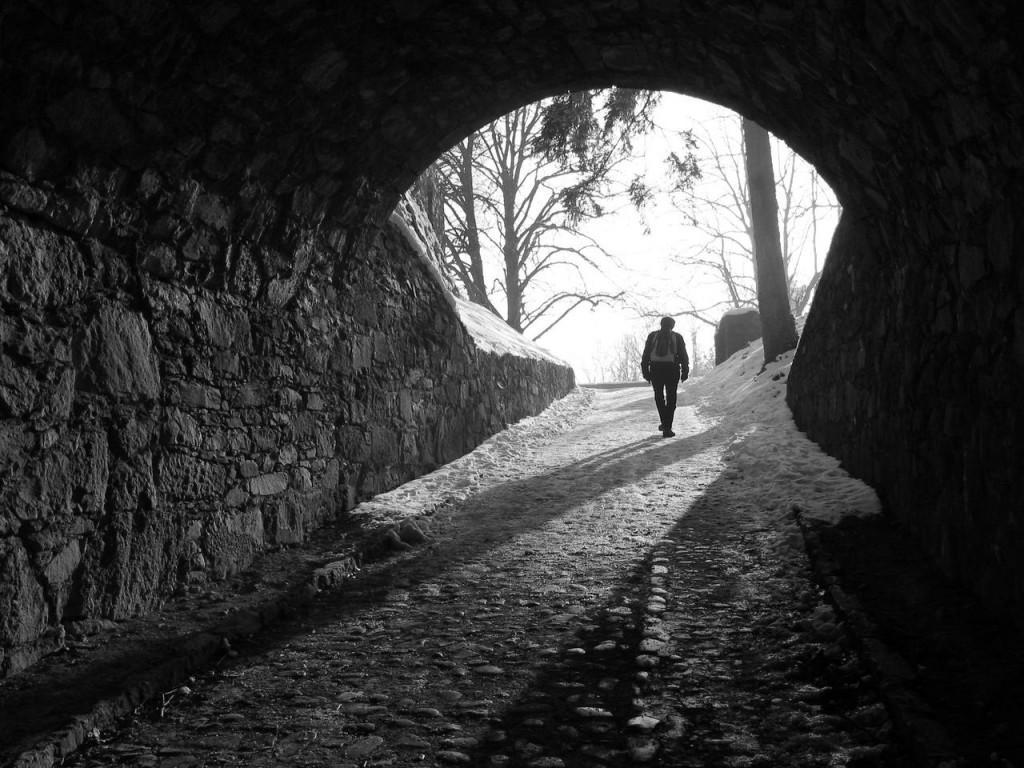
#> input picture in/prova.jpg, 1024 x 768 px
$ jupyter execute HomomorphicFilteringV2.ipynb
#> lines starting #> are read from the running program, lines starting #| are printed output that depends on the picture
[cell 1]
import numpy as np
import cv2

import numpy.fft as fft
import matplotlib
import matplotlib.pyplot as plt

plt.rcParams['image.cmap'] = "gray"

# Homomorphic filter class
class HomomorphicFilter:
    """
    High-frequency filters implemented:
        butterworth
        gaussian
    Attributes:
        gH, gL: Floats used on emphasis filter:
            H = gL + (gH-gL)*H

Attenuate the contribution made by the low frequencies(illumination) and amplify the contribution made by high frequencies(reflectance).
The net result is simultaneaous dynamic range compression and contrast enhacement.
The costant C control the sharpness of the function as it transition between deltaL and deltaH.
If gH>=1 and 0<gL<1 the high frequencies are amplified and the low frequencies are cutted off.
gL is also used to preserve the tonality of the image.
    """

    def __init__(self, gH= 1.5, gL= 0.5):
        self.gH = float(gH)
        self.gL = float(gL)

    #D(u,v)
    def __Duv(self, I_shape):
        P = I_shape[0]/2
        Q = I_shape[1]/2
        U, V = np.meshgrid(range(I_shape[0]), range(I_shape[1]), sparse=False, indexing='ij')
        Duv = (((U-P)**2+(V-Q)**2)**(1/2)).astype(np.dtype('d'))

        return Duv

    # Filters
    def __butterworth_filter(self, I_shape, filter_params):#crea un highpass filter
        Duv=self.__Duv(I_shape)
        n=filter_params[2]
        c=filter_params[1]
        D0=filter_params[0]
        h = 1/(1+((c*Duv)/D0)**(2*n))#lowpass filter
        H=(1-h)
        return H

    def __gaussian_filter(self, I_shape, filter_params):#crea un highpass filter
        Duv=self.__Duv(I_shape)
        c=filter_params[1]
        D0=filter_params[0]
        h = np.exp((-c*(Duv**2)/(2*(D0**2))))#lowpass filter
        H=(1-h)

        return H


    def __plot_Filter(self, I, H,filter_params ):
        I_shape=I.shape
        params=', gH: ' + str(self.gH) +', gL: '+ str(self.gL) + '\n D0: '+str(filter_params[0])+ ', c: '+ str(filter_params[1])+ ', order: '+str(filter_params[2])
        plt.title('Transfer function' + params)
        plt.ylabel('H(x,y)')
        plt.xlabel('D(u,v)')
        if I_shape[0]>I_shape[1]:
            plt.plot(self.__Duv(I_shape)[int(I_shape[1]/2)],H[int(I_shape[1]/2)]);
            plt.savefig('out/radial_cross_section_function.tif');
            plt.show()
            plt.plot(H[int(I_shape[1]/2)]);

        else:
            plt.plot(self.__Duv(I_shape)[int(I_shape[0]/2)],H[int(I_shape[0]/2)]);
            plt.savefig('out/radial_cross_section_function.tif');
            plt.show()
            plt.plot(H[int(I_shape[0]/2)]);
        plt.title('HighPass Filter')
        plt.ylabel('H(x,y)')
        plt.xlabel('Coordinate of the matrix')
        plt.savefig('out/filter_function.tif');
        plt.show()


    # Methods
    def __apply_filter(self, I, H,params ):

        if self.gH<1 or self.gL>=1:
            H = H
        else:
            H = ((self.gH-self.gL)*H+self.gL)

        I_filtered=H*I
        self.__plot_Filter(I,H,params)

        return I_filtered

    def filter(self, I, filter_params, filter='butterworth', H = None):
        """
        Method to apply homormophic filter on an image
        Attributes:
            I: Single channel image
            filter_params: Parameters to be used on filters:
                butterworth:
                    filter_params[0]: Cutoff frequency
                    filter_params[1]: c
                    filter_params[2]: Order of filter

                gaussian:
                    filter_params[0]: Cutoff frequency
                    filter_params[1]: c
            filter: Choose of the filter, options:
                butterworth
                gaussian
                external
            H: Used to pass external filter
        """

        #  Validating image
        if len(I.shape) is not 2:
            raise Exception('Improper image')

        # Take the image to log domain and then to frequency domain
        I_log = np.log1p(np.array(I, dtype='d') )
        I_fft = np.fft.fft2(I_log)
        I_fft=np.fft.fftshift(I_fft)
        # Filters
        if filter=='butterworth':
            H = self.__butterworth_filter(I_shape = I_fft.shape, filter_params = filter_params)
        elif filter=='gaussian':
            H = self.__gaussian_filter(I_shape = I_fft.shape, filter_params = filter_params)
        elif filter=='external':
            print('external')
            if len(H.shape) is not 2:
                raise Exception('Invalid external filter')
        else:
            raise Exception('Selected filter not implemented')

        # Apply filter on frequency domain then take the image back to spatial domain
        I_fft_filt = self.__apply_filter(I = I_fft, H = H, params=filter_params)
        I_fft_filt=np.fft.fftshift(I_fft_filt)
        I_filt = np.fft.ifft2(I_fft_filt)
        I=np.expm1(np.real(I_filt))


        Imax=(np.max(I))
        Imin=(np.min(I))
        I=255*((I-Imin)/(Imax-Imin))#Image is normalized

        return I
# End of class HomomorphicFilter

[cell 2]
# Main code
img = cv2.imread('in/prova.jpg',0)
#> img is the input picture: shape (768, 1024); min 0, max 255, mean 56.8
plt.imshow(img)

[cell 3]
homo_filter = HomomorphicFilter( gH= 1.5, gL= 0.5)
img_filtered = homo_filter.filter(I=img, filter_params=[50,0.1,2.0],filter='butterworth')
#> in filter, `I_log = np.log1p(np.array(I, dtype='d') )`:
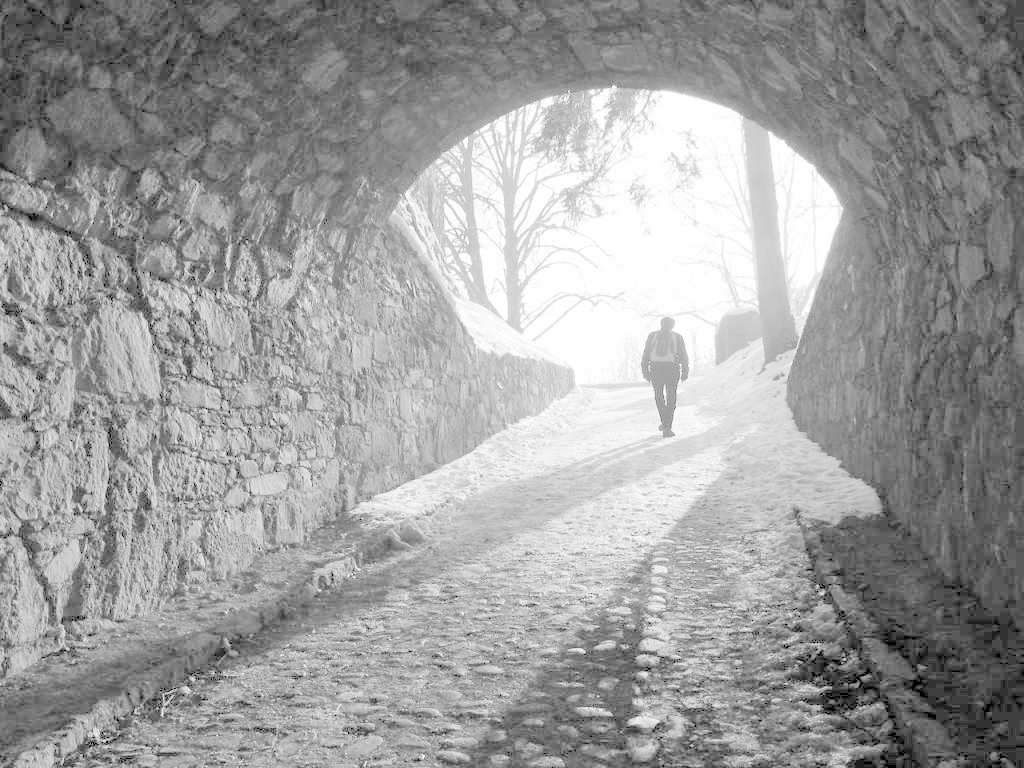
#> I_log: shape (768, 1024) float64; min 0, max 5.55, mean 3.44; drawn with min black and max white
#> in __apply_filter, `H = ((self.gH-self.gL)*H+self.gL)`:
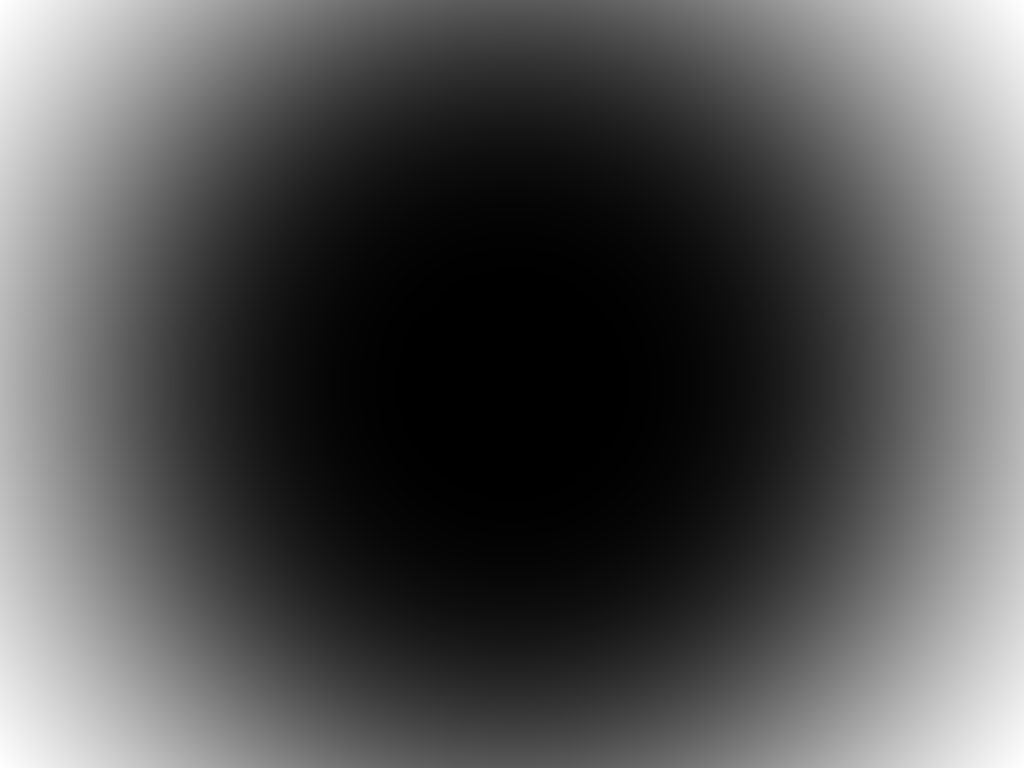
#> H: shape (768, 1024) float64; min 0.5, max 1.23, mean 0.737; drawn with min black and max white
#> in __plot_Filter, `plt.savefig('out/radial_cross_section_function.tif');`:
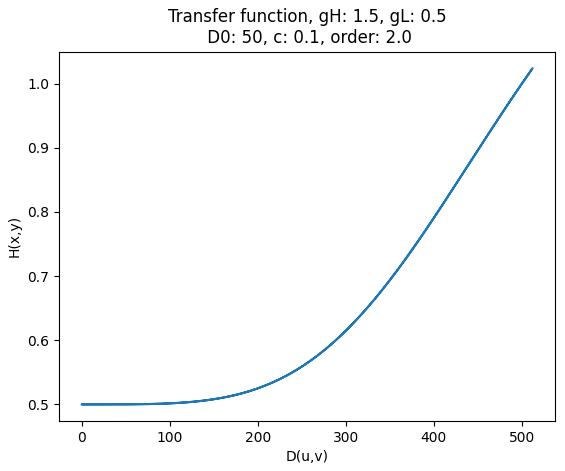
#> figure drawn by matplotlib, 1 panel
#> in __plot_Filter, `plt.savefig('out/filter_function.tif');`:
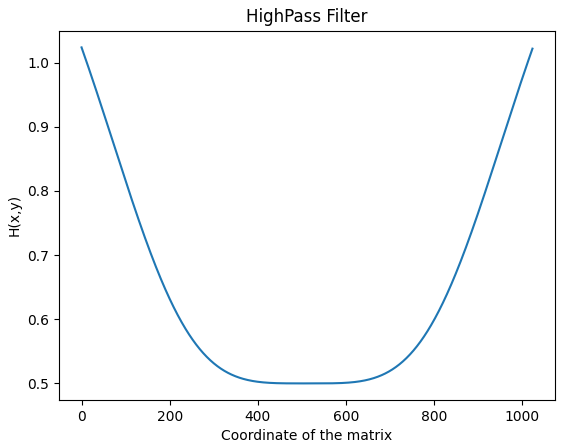
#> figure drawn by matplotlib, 1 panel; curve peaks at x = 0, y = 1.02
#> in filter, `I=np.expm1(np.real(I_filt))`:
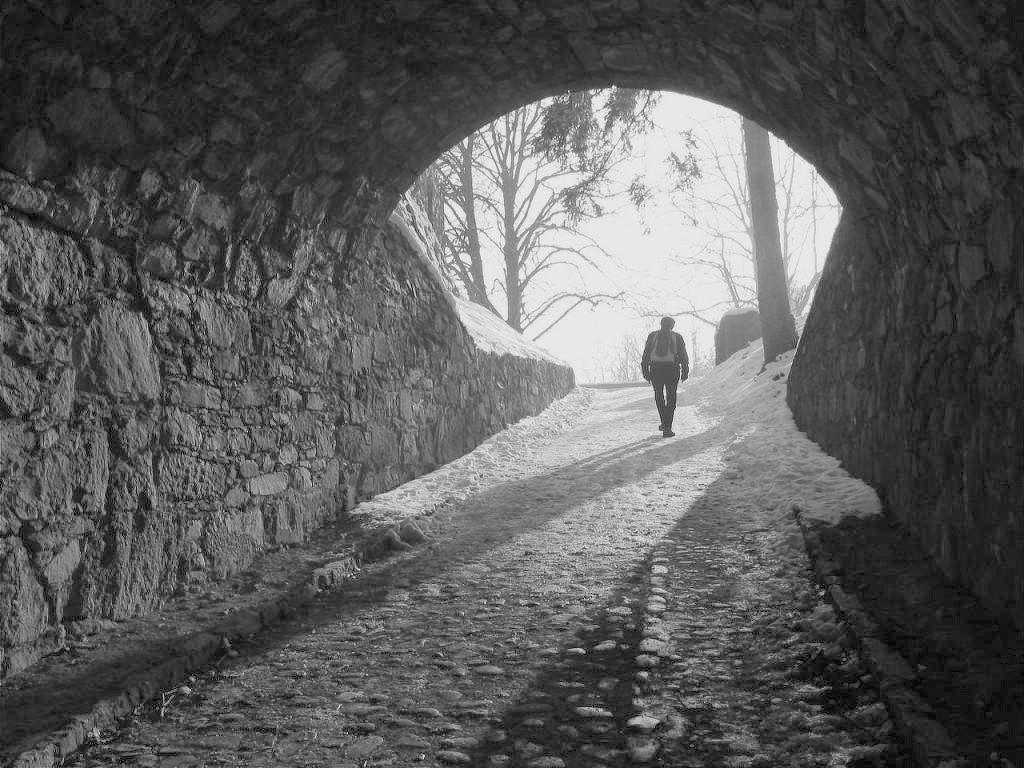
#> I: shape (768, 1024) float64; min -0.582, max 16.48, mean 5.58; drawn with min black and max white
#> in filter, `Imax=(np.max(I))`: Imax = 16.48
#> in filter, `Imin=(np.min(I))`: Imin = -0.582

[cell 4]
cv2.imwrite('out/filtered2.tif',(img_filtered))
plt.imshow(X=np.sqrt(img_filtered));plt.colorbar();plt.axis('off');
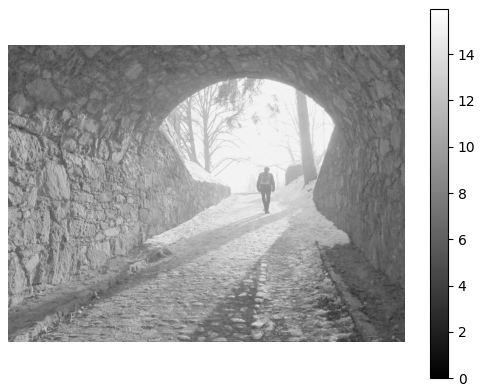
#> figure drawn by matplotlib, 2 panels
